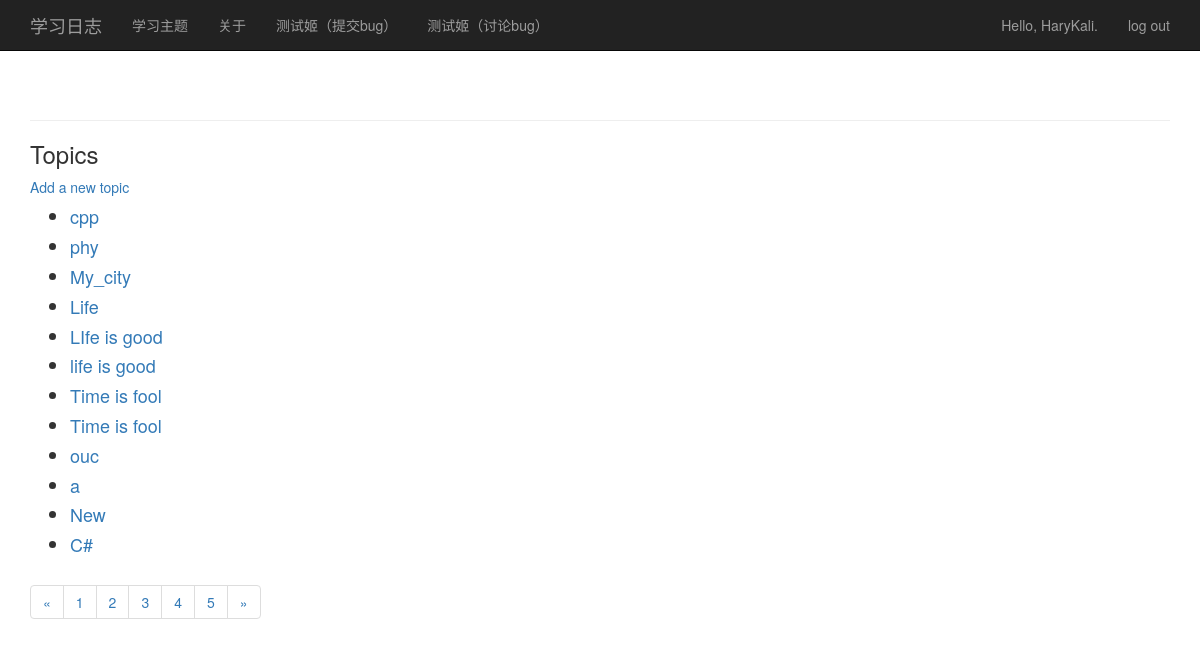
The app's page /topics/ (signed in) with its own data.
### my_blogs/models.py (models this page shows)
class Topic(models.Model):
    text = models.CharField(max_length=200)  # CharField可以容纳不同文字
    date_added = models.DateTimeField(auto_now_add=True)  # 为标题的创建加上时间
    owner = models.ForeignKey(User,on_delete=models.CASCADE)  # 建立一个外键关系,dj3.0以上记得传on_delete
    def __str__(self):
        return self.text

### my_blogs/views.py (the view)
# urls.py: url('^topics/$', views.topics, name="topics"),
@login_required
def topics(request):
    topics = Topic.objects.filter(owner=request.user).order_by("date_added")  # 这个地方是让所有的topics按日期排列，fliter则是用来确保登陆的用户只可以查看自己的东西
    context = {"topics": topics}
    return render(request, "my_blogs/topics.html", context)

### my_blogs/templates/my_blogs/topics.html
{% extends "my_blogs/base.html" %}
{% block content %}
    <h3>Topics</h3>
    <a href="{% url "my_blogs:new_topic" %}"> Add a new topic </a>
    <ul>
        {% for topic in topics %}
            <h4>
                <li>
                    <a href="{% url 'my_blogs:topic' topic.id %}">{{ topic }}</a>
                </li>
            </h4>
        {% empty %}
            <li> No topics have been added yet</li>
        {% endfor %}
    </ul>
    <ul class="pagination">
        <li><a href="#">&laquo;</a></li>
        <li><a href="#">1</a></li>
        <li><a href="#">2</a></li>
        <li><a href="#">3</a></li>
        <li><a href="#">4</a></li>
        <li><a href="#">5</a></li>
        <li><a href="#">&raquo;</a></li>
    </ul>
{% endblock content %}

### my_blogs/templates/my_blogs/base.html (shortened to what this page needs)
{% load bootstrap3 %}
<!DOCTYPE html>
<html lang="en">
<head>
    {% bootstrap_css %}
</head>
<body>
<nav class="navbar navbar-inverse navbar-static-top">
    <div class="container">
        <div class="navbar-header">
            <a class="navbar-brand" href="{% url 'my_blogs:index' %}">
                学习日志</a>
        </div>
        <div id="navbar" class="navbar-collapse collapse">
            <ul class="nav navbar-nav">
                <li><a href="{% url 'my_blogs:topics' %}">学习主题</a></li>
            </ul>
            <ul class="nav navbar-nav">
                <li><a href="about.html">关于</a></li>
            </ul>
            <ul class="nav navbar-nav">
                <li><a href="/bug_submit/templates/bug_submit/submit.html">测试姬（提交bug）</a></li>
            </ul>
            <ul class="nav navbar-nav">
                <li><a href="/bug_submit/templates/bug_submit/discuss.html">测试姬（讨论bug）</a></li>
            </ul>
            <ul class="nav navbar-nav navbar-right">
                {% if user.is_authenticated %}
                    <li><a>Hello, {{ user.username }}.</a></li>
                    <li><a href="{% url 'users:logout' %}">log out</a></li>
                {% else %}
                    <li><a href="{% url 'users:register' %}">register</a></li>
                    <li><a href="{% url 'users:login' %}">log in</a></li>
                {% endif %}
            </ul>
        </div>
    </div>
</nav>
<div class="container">
    <div class="page-header">
    </div>
    <div>
        {% block content %}{% endblock content %}
    </div>
</div>
</body>
</html>

### records on screen
Topic: text "cpp"
Topic: text "phy"
Topic: text "My_city"
Topic: text "Life"
Topic: text "LIfe is good"
Topic: text "life is good"
Topic: text "Time is fool"
Topic: text "Time is fool"
Topic: text "ouc"
Topic: text "a"
Topic: text "New"
Topic: text "C#"

### other values on screen
{{ user.username }} "HaryKali"
